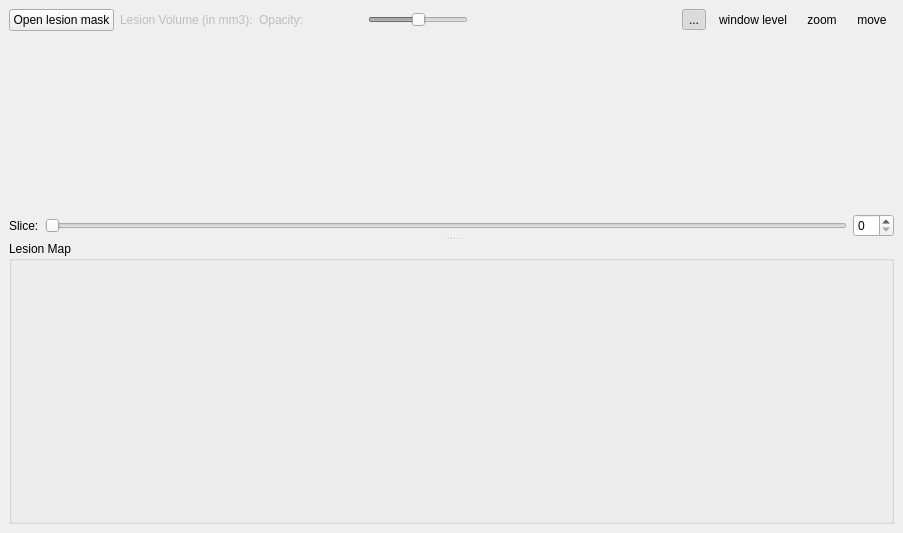
<ui version="4.0" >
 <class>QRectumLesionVisualizationExtensionBase</class>
 <widget class="QWidget" name="QRectumLesionVisualizationExtensionBase" >
  <property name="geometry" >
   <rect>
    <x>0</x>
    <y>0</y>
    <width>903</width>
    <height>533</height>
   </rect>
  </property>
  <property name="windowTitle" >
   <string>Form</string>
  </property>
  <layout class="QGridLayout" >
   <property name="margin" >
    <number>9</number>
   </property>
   <property name="spacing" >
    <number>6</number>
   </property>
   <item row="1" column="0" >
    <widget class="QSplitter" name="m_verticalSplitter" >
     <property name="orientation" >
      <enum>Qt::Vertical</enum>
     </property>
     <widget class="QWidget" name="layoutWidget" >
      <layout class="QVBoxLayout" >
       <property name="margin" >
        <number>0</number>
       </property>
       <property name="spacing" >
        <number>6</number>
       </property>
       <item>
        <widget class="udg::Q2DViewer" native="1" name="m_2DView" >
         <property name="sizePolicy" >
          <sizepolicy>
           <hsizetype>7</hsizetype>
           <vsizetype>7</vsizetype>
           <horstretch>0</horstretch>
           <verstretch>0</verstretch>
          </sizepolicy>
         </property>
         <property name="maximumSize" >
          <size>
           <width>100000</width>
           <height>100000</height>
          </size>
         </property>
        </widget>
       </item>
       <item>
        <layout class="QHBoxLayout" >
         <property name="margin" >
          <number>0</number>
         </property>
         <property name="spacing" >
          <number>6</number>
         </property>
         <item>
          <widget class="QLabel" name="m_sliceLabel" >
           <property name="text" >
            <string>Slice:</string>
           </property>
          </widget>
         </item>
         <item>
          <widget class="QSlider" name="m_sliceViewSlider" >
           <property name="orientation" >
            <enum>Qt::Horizontal</enum>
           </property>
          </widget>
         </item>
         <item>
          <widget class="QSpinBox" name="m_sliceSpinBox" />
         </item>
        </layout>
       </item>
      </layout>
     </widget>
     <widget class="QGroupBox" name="groupBox" >
      <property name="title" >
       <string>Lesion Map</string>
      </property>
      <layout class="QGridLayout" >
       <property name="margin" >
        <number>9</number>
       </property>
       <property name="spacing" >
        <number>6</number>
       </property>
       <item row="0" column="0" >
        <widget class="udg::Q3DViewer" native="1" name="m_lesion3Dviewer" />
       </item>
      </layout>
     </widget>
    </widget>
   </item>
   <item row="0" column="0" >
    <layout class="QHBoxLayout" >
     <property name="margin" >
      <number>0</number>
     </property>
     <property name="spacing" >
      <number>6</number>
     </property>
     <item>
      <widget class="QPushButton" name="m_openMaskPushButton" >
       <property name="text" >
        <string>Open lesion mask</string>
       </property>
      </widget>
     </item>
     <item>
      <widget class="QLabel" name="m_volumeLabel" >
       <property name="enabled" >
        <bool>false</bool>
       </property>
       <property name="text" >
        <string>Lesion Volume (in mm3):</string>
       </property>
      </widget>
     </item>
     <item>
      <layout class="QHBoxLayout" >
       <property name="margin" >
        <number>0</number>
       </property>
       <property name="spacing" >
        <number>6</number>
       </property>
       <item>
        <widget class="QLabel" name="m_opacitiyLabel" >
         <property name="enabled" >
          <bool>false</bool>
         </property>
         <property name="text" >
          <string>Opacity:</string>
         </property>
        </widget>
       </item>
       <item>
        <widget class="QSlider" name="m_opacitySlider" >
         <property name="enabled" >
          <bool>false</bool>
         </property>
         <property name="maximumSize" >
          <size>
           <width>100</width>
           <height>16777215</height>
          </size>
         </property>
         <property name="maximum" >
          <number>100</number>
         </property>
         <property name="value" >
          <number>50</number>
         </property>
         <property name="orientation" >
          <enum>Qt::Horizontal</enum>
         </property>
        </widget>
       </item>
      </layout>
     </item>
     <item>
      <spacer>
       <property name="orientation" >
        <enum>Qt::Horizontal</enum>
       </property>
       <property name="sizeHint" >
        <size>
         <width>40</width>
         <height>20</height>
        </size>
       </property>
      </spacer>
     </item>
     <item>
      <widget class="QToolButton" name="m_slicingToolButton" >
       <property name="text" >
        <string>...</string>
       </property>
       <property name="icon" >
        <iconset/>
       </property>
       <property name="iconSize" >
        <size>
         <width>32</width>
         <height>32</height>
        </size>
       </property>
       <property name="checkable" >
        <bool>true</bool>
       </property>
       <property name="checked" >
        <bool>true</bool>
       </property>
       <property name="autoRaise" >
        <bool>true</bool>
       </property>
      </widget>
     </item>
     <item>
      <widget class="QToolButton" name="m_windowLevelToolButton" >
       <property name="text" >
        <string>window level</string>
       </property>
       <property name="icon" >
        <iconset/>
       </property>
       <property name="iconSize" >
        <size>
         <width>32</width>
         <height>32</height>
        </size>
       </property>
       <property name="checkable" >
        <bool>true</bool>
       </property>
       <property name="autoRaise" >
        <bool>true</bool>
       </property>
      </widget>
     </item>
     <item>
      <widget class="QToolButton" name="m_zoomToolButton" >
       <property name="text" >
        <string>zoom</string>
       </property>
       <property name="icon" >
        <iconset/>
       </property>
       <property name="iconSize" >
        <size>
         <width>32</width>
         <height>32</height>
        </size>
       </property>
       <property name="checkable" >
        <bool>true</bool>
       </property>
       <property name="autoRaise" >
        <bool>true</bool>
       </property>
      </widget>
     </item>
     <item>
      <widget class="QToolButton" name="m_moveToolButton" >
       <property name="text" >
        <string>move</string>
       </property>
       <property name="icon" >
        <iconset/>
       </property>
       <property name="iconSize" >
        <size>
         <width>32</width>
         <height>32</height>
        </size>
       </property>
       <property name="checkable" >
        <bool>true</bool>
       </property>
       <property name="autoRaise" >
        <bool>true</bool>
       </property>
      </widget>
     </item>
    </layout>
   </item>
  </layout>
 </widget>
 <customwidgets>
  <customwidget>
   <class>udg::Q2DViewer</class>
   <extends>QWidget</extends>
   <header>q2dviewer.h</header>
  </customwidget>
  <customwidget>
   <class>udg::Q3DViewer</class>
   <extends>QWidget</extends>
   <header>q3dviewer.h</header>
  </customwidget>
 </customwidgets>
 <resources>
  <include location="../../../main/main.qrc" />
 </resources>
 <connections>
  <connection>
   <sender>m_sliceViewSlider</sender>
   <signal>valueChanged(int)</signal>
   <receiver>m_sliceSpinBox</receiver>
   <slot>setValue(int)</slot>
   <hints>
    <hint type="sourcelabel" >
     <x>644</x>
     <y>574</y>
    </hint>
    <hint type="destinationlabel" >
     <x>892</x>
     <y>574</y>
    </hint>
   </hints>
  </connection>
  <connection>
   <sender>m_sliceSpinBox</sender>
   <signal>valueChanged(int)</signal>
   <receiver>m_sliceViewSlider</receiver>
   <slot>setValue(int)</slot>
   <hints>
    <hint type="sourcelabel" >
     <x>892</x>
     <y>574</y>
    </hint>
    <hint type="destinationlabel" >
     <x>644</x>
     <y>574</y>
    </hint>
   </hints>
  </connection>
 </connections>
</ui>
